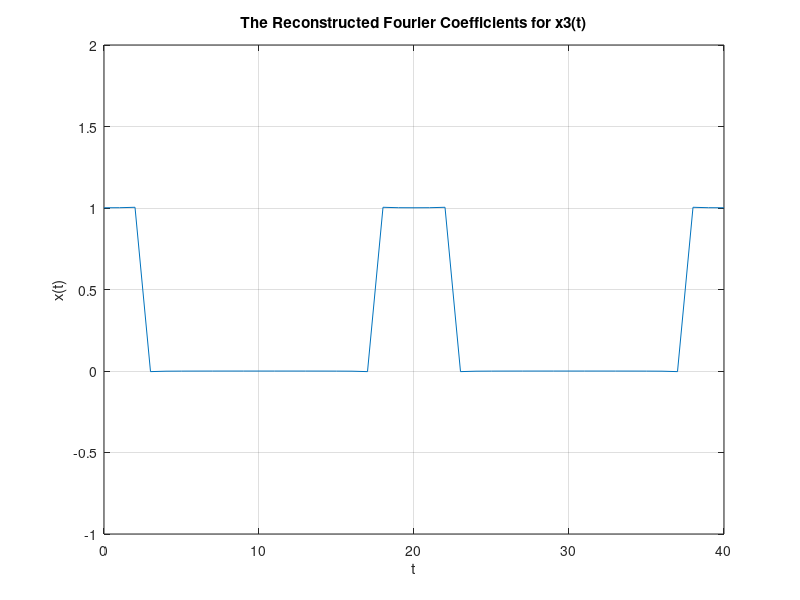

MATLAB code for this plot:
% A6 x3(t)
% This script reconstructs the time-domain signal x(t) from its Fourier coefficients.
% It displays a plot of the reconstructed signal x(t)
n = -500:500;
D_n(n==0) = 0.25;
D_n(n~=0) = sin(pi/4 .* n(n~=0))./(pi .* n(n~=0));

t = 0:1:40; % Adjusted to cover two periods
w = pi * 0.1;
x = zeros(size(t));

% This loop sums all Fourier coefficients
for i = 1:length(n)
    x = x + D_n(i) * exp(1j * n(i) * w * t);
end

figure(5);
plot(t, x)
xlabel('t'); ylabel('x(t)');
title('The Reconstructed Fourier Coefficients for x3(t)');
axis([0 40 -1 2]); % Adjusted axis limits to cover two periods
grid on;